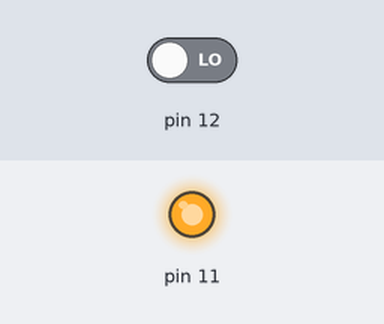
Simulated run of this sketch. Board: Arduino Uno, built with avr-gcc and run on an emulated ATmega328P. Parts: output pins drawn as LEDs (lit = HIGH). The test bench sets the inputs (shaded band); at power-on: pin 12 LOW.

Above: at 1.2 s.
1.3 s: pin 12 driven HIGH
At 1.9 s:
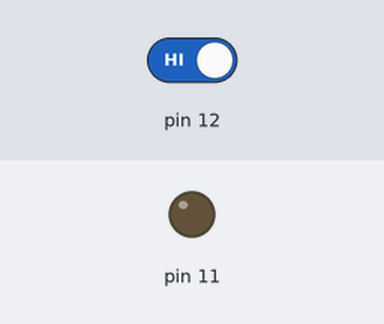
2.8 s: pin 12 driven LOW
At 4.2 s:
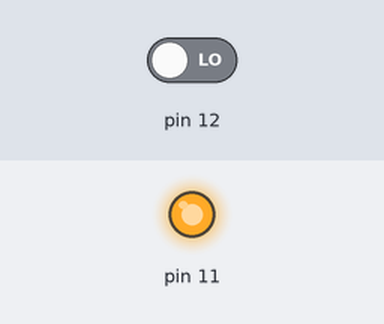
Timing chart, 0 to 5.8 s (numbered marks = the images above; inputs shaded):
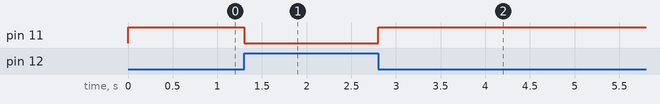

The sketch:

UNO_CONTROL_WIFI.ino
```cpp
void setup() {
  // put your setup code here, to run once:
pinMode(12,INPUT);
pinMode(11,OUTPUT);
}

void loop() {
  // put your main code here, to run repeatedly:

if (digitalRead(12)==HIGH){

  digitalWrite(11,LOW);

}if (digitalRead(12)==LOW){

  digitalWrite(11,HIGH);
}
}
```

Measured:
- after the input at 1.3 s, pin 11: HIGH → LOW at once
- after the input at 2.8 s, pin 11: LOW → HIGH at once
